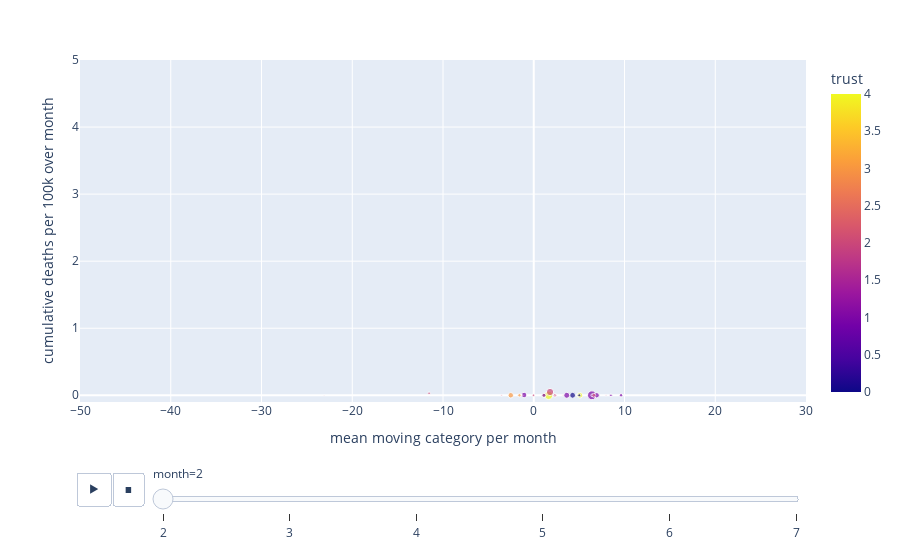

The notebook cell saved with this chart:
### Code cell
# Create animation
df = grouped_df
px.scatter(df,x="mean moving category per month", y="cumulative deaths per 100k over month" , animation_frame="month", animation_group="country",
           size="cumulative pageviews per 100k over month" ,color="trust", hover_name="country", range_x=[-50,30],range_y=[-0.1,5])

### Figure 1 — Plotly figure (JSON) as saved in the notebook; plotly's stock layout.template omitted (floating-point values rounded to 4 significant figures)
{"data": [{"hovertemplate": "<b>%{hovertext}</b><br><br>month=2<br>mean moving category per month=%{x}<br>cumulative deaths per 100k over month=%{y}<br>cumulative pageviews per 100k over month=%{marker.size}<br>trust=%{marker.color}<extra></extra>", "hovertext": ["bg", "bn", "cs", "da", "de", "el", "fi", "he", "hr", "hu", "it", "ja", "ka", "kk", "ko", "ky", "lt", "mn", "ms", "nl", "no", "pl", "ro", "ru", "sk", "sl", "sr", "sv", "th", "tr"], "ids": ["bg", "bn", "cs", "da", "de", "el", "fi", "he", "hr", "hu", "it", "ja", "ka", "kk", "ko", "ky", "lt", "mn", "ms", "nl", "no", "pl", "ro", "ru", "sk", "sl", "sr", "sv", "th", "tr"], "legendgroup": "", "marker": {"color": [1, 4, 1, 3, 4, 1, 4, 1, 1, 1, 2, 1, 2, 3, 2, 2, 2, 2, 2, 3, 4, 0, 0, 1, 2, 1, 2, 2, 2, 2], "coloraxis": "coloraxis", "size": [161.4, 0.5568, 1926.0, 275.6, 1699.0, 175.1, 786.5, 688.3, 171.6, 293.6, 1300.0, 753.1, 57.16, 29.34, 172.7, 1.482, 329.2, 11.93, 38.96, 737.2, 362.1, 840.7, 223.5, 880.5, 385.2, 415.7, 39.08, 159.2, 52.3, 63.17], "sizemode": "area", "sizeref": 49.15, "symbol": "circle"}, "mode": "markers", "name": "", "orientation": "v", "showlegend": false, "type": "scatter", "x": [5.098, 5.25, 6.41, -1.578, 1.636, 6.431, 5.079, 6.939, 8.504, 9.621, 1.795, -1.063, 4.208, 3.183, -11.53, 2.417, 2.346, -23.1, -1.264, -2.531, 1.138, 4.281, 5.016, 3.636, 6.621, 1.121, 7.967, -0.02818, -3.55, 2.385], "xaxis": "x", "y": [0, 0, 0, 0, 0, 0, 0, 0, 0, 0, 0.04878, 0.00396, 0, 0, 0.03087, 0, 0, 0, 0, 0, 0, 0, 0, 0, 0, 0, 0, 0, 0, 0], "yaxis": "y"}], "layout": {"coloraxis": {"colorbar": {"title": {"text": "trust"}}, "colorscale": [[0, "#0d0887"], [0.1111, "#46039f"], [0.2222, "#7201a8"], [0.3333, "#9c179e"], [0.4444, "#bd3786"], [0.5556, "#d8576b"], [0.6667, "#ed7953"], [0.7778, "#fb9f3a"], [0.8889, "#fdca26"], [1, "#f0f921"]]}, "legend": {"itemsizing": "constant", "tracegroupgap": 0}, "margin": {"t": 60}, "sliders": [{"active": 0, "currentvalue": {"prefix": "month="}, "len": 0.9, "pad": {"b": 10, "t": 60}, "steps": [{"args": [["2"], {"frame": {"duration": 0, "redraw": false}, "fromcurrent": true, "mode": "immediate", "transition": {"duration": 0, "easing": "linear"}}], "label": "2", "method": "animate"}, {"args": [["3"], {"frame": {"duration": 0, "redraw": false}, "fromcurrent": true, "mode": "immediate", "transition": {"duration": 0, "easing": "linear"}}], "label": "3", "method": "animate"}, {"args": [["4"], {"frame": {"duration": 0, "redraw": false}, "fromcurrent": true, "mode": "immediate", "transition": {"duration": 0, "easing": "linear"}}], "label": "4", "method": "animate"}, {"args": [["5"], {"frame": {"duration": 0, "redraw": false}, "fromcurrent": true, "mode": "immediate", "transition": {"duration": 0, "easing": "linear"}}], "label": "5", "method": "animate"}, {"args": [["6"], {"frame": {"duration": 0, "redraw": false}, "fromcurrent": true, "mode": "immediate", "transition": {"duration": 0, "easing": "linear"}}], "label": "6", "method": "animate"}, {"args": [["7"], {"frame": {"duration": 0, "redraw": false}, "fromcurrent": true, "mode": "immediate", "transition": {"duration": 0, "easing": "linear"}}], "label": "7", "method": "animate"}], "x": 0.1, "xanchor": "left", "y": 0, "yanchor": "top"}], "updatemenus": [{"buttons": [{"args": [null, {"frame": {"duration": 500, "redraw": false}, "fromcurrent": true, "mode": "immediate", "transition": {"duration": 500, "easing": "linear"}}], "label": "&#9654;", "method": "animate"}, {"args": [[null], {"frame": {"duration": 0, "redraw": false}, "fromcurrent": true, "mode": "immediate", "transition": {"duration": 0, "easing": "linear"}}], "label": "&#9724;", "method": "animate"}], "direction": "left", "pad": {"r": 10, "t": 70}, "showactive": false, "type": "buttons", "x": 0.1, "xanchor": "right", "y": 0, "yanchor": "top"}], "xaxis": {"anchor": "y", "domain": [0, 1], "range": [-50, 30], "title": {"text": "mean moving category per month"}}, "yaxis": {"anchor": "x", "domain": [0, 1], "range": [-0.1, 5], "title": {"text": "cumulative deaths per 100k over month"}}}}
